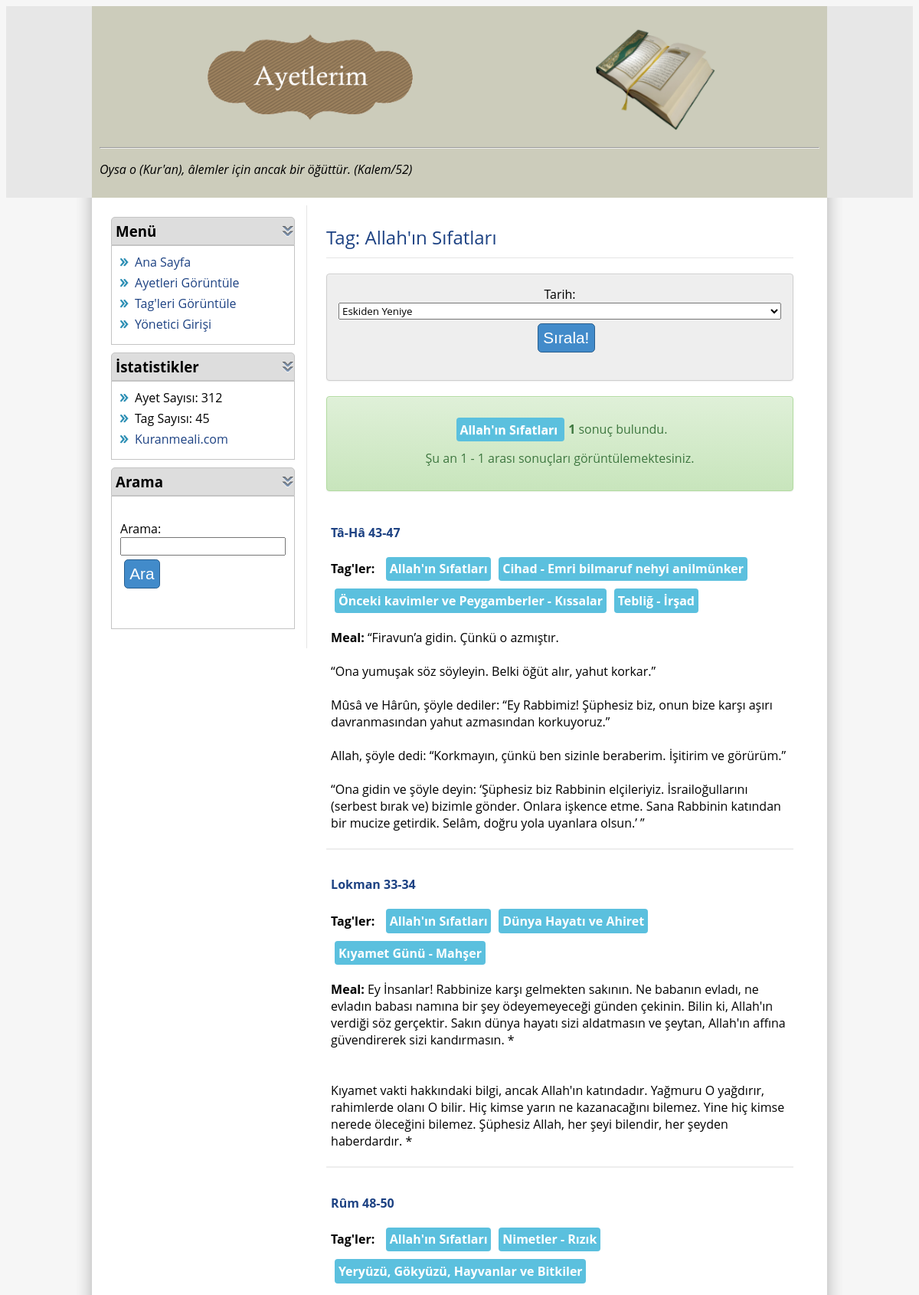
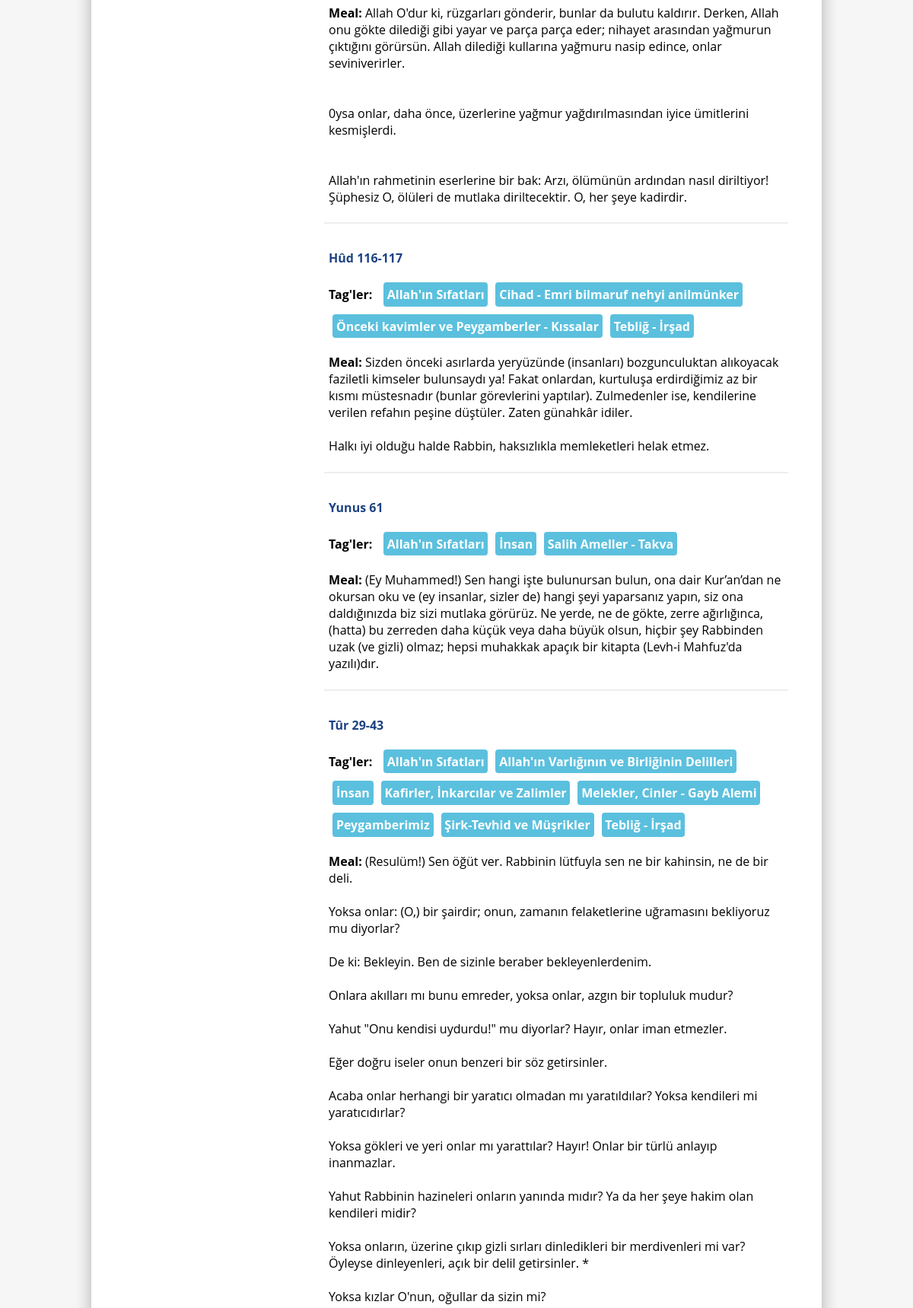
Page /tagler.php?action=tagGoster&tagId=9 (upper part) on the committed database (2 pictures, top to bottom).
### tables this page shows
CREATE TABLE IF NOT EXISTS `tag` (
  `tag_id` int(10) unsigned NOT NULL AUTO_INCREMENT,
  `tarih` int(10) unsigned NOT NULL,
  `tag_adi` varchar(100) DEFAULT NULL,
  PRIMARY KEY (`tag_id`)
);

CREATE TABLE IF NOT EXISTS `ayet` (
  `ayet_id` int(10) unsigned NOT NULL AUTO_INCREMENT,
  `tarih` int(10) unsigned NOT NULL,
  `sure_no` varchar(10) NOT NULL,
  `sure_adi` varchar(20) NOT NULL,
  `ayet_meal` varchar(5000) NOT NULL,
  `ek_not` varchar(5000) DEFAULT NULL,
  PRIMARY KEY (`ayet_id`)
);

### classes/AyetTag.php (called while the page is built, shortened)
<?php
require_once("functions.php");
class AyetTag {
	public static function getAyetListByTag($tag_id, $sahip_oldugu_ayetler = TRUE, $limit = "LIMIT 1000", $order = "tarih DESC")
	{
		$bag = baglan();
		if($sahip_oldugu_ayetler)
		{
			$query = "SELECT SQL_CALC_FOUND_ROWS * FROM ayet, ayet_tag WHERE ayet.ayet_id = ayet_tag.ayet_id AND tag_id = '$tag_id' ORDER BY " . $order . " " . $limit ;
		}
		else
		{
			$query = "SELECT SQL_CALC_FOUND_ROWS ayet_id FROM ayet WHERE ayet_id NOT IN ( SELECT ayet_id FROM ayet_tag WHERE tag_id = '$tag_id' ) ORDER BY " . $order . " " . $limit;
		}
		$result = mysqli_query($bag,$query);
		$list = array();
		while( $data = mysqli_fetch_array($result, MYSQLI_NUM) )
		{
			$list[] = Ayet::getById($data[0]);
		}
		$num = getLastResultNum($bag);
		return $list;
	}
	public static function getTagListByAyet( $ayet_id, $sahip_oldugu_tagler = TRUE, $limit = "LIMIT 1000", $order = "tarih DESC")
	{
		$bag = baglan();
		if($sahip_oldugu_tagler)
		{
			$query = "SELECT SQL_CALC_FOUND_ROWS * FROM tag, ayet_tag WHERE tag.tag_id = ayet_tag.tag_id AND ayet_id = '$ayet_id' ORDER BY " . $order . " " . $limit;
		}
		else
		{
			$query = "SELECT SQL_CALC_FOUND_ROWS tag_id FROM tag WHERE tag_id NOT IN ( SELECT tag_id FROM ayet_tag WHERE ayet_id = '$ayet_id' ) ORDER BY " . $order . " " . $limit;
		}
		$result = mysqli_query($bag,$query);
		$list = array();
		while( $data = mysqli_fetch_array($result, MYSQLI_NUM) )
		{
			$list[] = Tag::getById($data[0]);
		}
		$num = getLastResultNum($bag);
		return $list;
	}
}
?>

### classes/Ayet.php (called while the page is built, shortened)
<?php
class Ayet {
	public function __construct( $data = array() )
	{
		if ( isset($data['ayet_id']) ) $this->ayet_id = (int) $data['ayet_id'];
		if ( isset($data['sure_no'])) $this->sure_no = $data['sure_no'];
		if ( isset($data['sure_adi'])) $this->sure_adi = $data['sure_adi'];
		if ( isset($data['ayet_meal'])) $this->ayet_meal = $data['ayet_meal'];
	}
	public static function getById( $ayet_id )
	{
		$bag = baglan();
		$query = "SELECT * FROM ayet WHERE ayet_id = '$ayet_id'";
		$result = mysqli_query($bag,$query);
		if( mysqli_num_rows($result) > 0 )
		{
			$data = mysqli_fetch_array($result);
			return new Ayet($data);
		}
		else rapor(FALSE, "$ayet_id ID'li ayet bulunamadı.");
	}
}
?>

### functions.php (called while the page is built, shortened)
<?php
function getLastResultNum($baglanti)
{
	$query = "SELECT FOUND_ROWS()";
	$result = mysqli_query($baglanti,$query);
	$result = mysqli_fetch_array($result, MYSQLI_NUM);
	return $result[0];
}
function metin_goster($str)
{
	$str = nl2br($str);
	return $str;
}
?>

### classes/Tag.php (called while the page is built, shortened)
<?php
require_once("functions.php");
class Tag {
	public function __construct($data)
	{
		if(isset($data['tag_id'])) $this->tag_id = $data['tag_id'];
		if(isset($data['tag_adi'])) $this->tag_adi = $data['tag_adi'];
	}
	public static function getById( $tag_id)
	{
		$bag = baglan();
		$query = "SELECT * FROM tag WHERE tag_id = '$tag_id'";
		$result = mysqli_query($bag,$query);
		$data = mysqli_fetch_array($result);
		return new Tag($data);
	}
}
?>

### templates/tagGoster.php (the view, shortened to what this page needs)
<?php include "templates/include/header.php" ?>
	<?php
		$ayetler = $veriler['ayetler'];
		$tagler = $veriler['tagler'];
		$tag = $veriler['tag'];
		$page = $veriler['page'];
		$sonuc_sayisi = $veriler['sonuc_sayisi'];
	?>
	 <div id="content">
	 <div id="title"><?php echo "Tag: " . $tag->tag_adi . ""; ?>
	</div>
	<div class="kutu" id="gri">
	 <form action="tagler.php" method="GET">
	 <label>Tarih:
	 <select name="tarih">
	 <option value="eski">Eskiden Yeniye</option>
	 </select></label>&nbsp;&nbsp;&nbsp;
	 <input type="submit" value="Sırala!" class="button" />
	 </form>
	 </div>
	<?php
	echo "<div class='alert' id='basari'><p><a href=\"tagler.php?action=tagGoster?tagId={$tag->tag_id}\" class='button' id='tag' style='float:none;'> {$tag->tag_adi} </a><strong>" . $sonuc_sayisi . "</strong> sonuç bulundu.</p>";
	if($sonuc_sayisi < ROWS_PER_PAGE)
	{
		$ilk = (($page - 1) * $sonuc_sayisi) + 1;
		$son = $page * $sonuc_sayisi;
	}
	else
	{
		$ilk = (($page - 1) * ROWS_PER_PAGE) + 1;
		$son = $page * ROWS_PER_PAGE;
	}
	echo "<p>Şu an $ilk - $son arası sonuçları görüntülemektesiniz.</p></div>";
	?>
	<?php
	foreach($ayetler as $index => $ayet)
	{
	?>
		<div id="ayet_kucuk">
		<p><strong><?php echo "<a href='ayetler.php?action=ayetGoster&ayetId=" . $ayet->ayet_id . "' class='link'>" . $ayet->sure_adi . " " . $ayet->sure_no . "</a>"?></strong></p>
		<p><div id="tagler-yazisi"><strong>Tag'ler: </strong></div>
			<?php
			foreach($tagler[$index] as $t)
			{
				echo "<a href='tagler.php?action=tagGoster&tagId=" . $t->tag_id . "' class='button' id='tag'>" . $t->tag_adi . "</a>";
			}
			?>
		</p>
		<p><strong>Meal: </strong><?php echo metin_goster($ayet->ayet_meal) ?></p>
		</div>
	<?php
	 }
	?>
	 </div>
<?php include "templates/include/footer.php" ?>

### style.css (style rules this page uses)
body { font-family:'Open Sans','Helvetica'; background-color: #F6F6F6; color: #000; }
div#tagler-yazisi { padding:.3em .3em .3em 0; text-align:center; font-size:1.3em; text-decoration:none; margin:5px 5px 5px 0; font-size:1em; font-weight:bold; float:left; }
#content { width: 610px; padding: 25px; float: left; }
textarea, input[type=text], input[type=password], select { width: 100%; font-family:'Open Sans', 'Helvetica'; }
.kutu { text-shadow: 0 1px 0 rgba(255,255,255,.2); -webkit-box-shadow: inset 0 1px 0 rgba(255,255,255,.25),0 1px 2px rgba(0,0,0,.05); box-shadow: inset 0 1px 0 rgba(255,255,255,.25),0 1px 2px rgba(0,0,0,.05); padding: 15px; margin-bottom: 20px; border: 1px solid transparent; border-radius: 4px; text-align:center; }
#gri.kutu { border-color:#cecece; background-color:#eee; }
#ayet_kucuk { padding:1%; border-bottom: 2px solid #eee; margin-bottom:2%; overflow:hidden; }
.button { border:1px solid #285e8e; font-size:1.3em; text-decoration:none; margin:5px; border-radius: .25em; -moz-border-radius: .25em; -webkit-border-radius: .25em; background-color:#428bca; padding:.3em; color:white; }
#tag.button { font-size:1em; font-weight:bold; background-color:#5bc0de; border-width:0; float:left; }
.alert { text-shadow: 0 1px 0 rgba(255,255,255,.2); -webkit-box-shadow: inset 0 1px 0 rgba(255,255,255,.25),0 1px 2px rgba(0,0,0,.05); box-shadow: inset 0 1px 0 rgba(255,255,255,.25),0 1px 2px rgba(0,0,0,.05); padding: 15px; margin-bottom: 20px; border: 1px solid transparent; border-radius: 4px; text-align:center; }
#basari.alert { color: #3c763d; background-color: #dff0d8; border-color: #d6e9c6; background-image: -webkit-linear-gradient(top,#dff0d8 0,#c8e5bc 100%); background-image: -o-linear-gradient(top,#dff0d8 0,#c8e5bc 100%); background-image: -webkit-gradient(linear,left top,left bottom,from(#dff0d8),to(#c8e5bc)); background-image: linear-gradient(to bottom,#dff0d8 0,#c8e5bc 100%); filter: progid:DXImageTransform.Microsoft.gradient(startColorstr='#ffdff0d8', endColorstr='#ffc8e5bc', GradientType=0); background-repeat: repeat-x; border-color: #b2dba1; }
#title { padding-bottom: 10px; margin-bottom: 20px; border-bottom: 1px solid #E5E5E5; color: #1d4283; font-size: 1.5em; }
.link:link { text-decoration:none; color:#1d4283; font-size:1em; }

### rows in the picture
tag: tag_adi "Allah'ın Sıfatları"
ayet: sure_adi "Tâ-Hâ", sure_no "43-47", ayet_meal "“Firavun’a gidin. Çünkü o azmıştır. “Ona yumuşak söz söyleyin. Belki öğüt alır, yahut korkar.” Mûsâ ve Hârûn, şöyle dediler: “Ey Rabbimiz! Şüphesiz biz, onun bize karşı aşırı davranmasından yahut azmasından korkuyoruz.” Allah, şöyle dedi: “Korkmayın, çünkü ben sizinle beraberim. İşitirim ve görürüm.” “Ona gidin ve şöyle deyin: ‘Şüphesiz biz Rabbinin elçileriyiz. İsrailoğullarını (serbest bırak ve) bizimle gönder. Onlara işkence etme. Sana Rabbinin katından bir mucize getirdik. Selâm, doğru yola uyanlara olsun.’ ”"
tag: tag_adi "Cihad - Emri bilmaruf nehyi anilmünker"
tag: tag_adi "Önceki kavimler ve Peygamberler - Kıssalar"
tag: tag_adi "Tebliğ - İrşad"
ayet: sure_adi "Lokman", sure_no "33-34", ayet_meal "Ey İnsanlar! Rabbinize karşı gelmekten sakının. Ne babanın evladı, ne evladın babası namına bir şey ödeyemeyeceği günden çekinin. Bilin ki, Allah'ın verdiği söz gerçektir. Sakın dünya hayatı sizi aldatmasın ve şeytan, Allah'ın affına güvendirerek sizi kandırmasın. * Kıyamet vakti hakkındaki bilgi, ancak Allah'ın katındadır. Yağmuru O yağdırır, rahimlerde olanı O bilir. Hiç kimse yarın ne kazanacağını bilemez. Yine hiç kimse nerede öleceğini bilemez. Şüphesiz Allah, her şeyi bilendir, her şeyden haberdardır. *"
tag: tag_adi "Dünya Hayatı ve Ahiret"
tag: tag_adi "Kıyamet Günü - Mahşer"
ayet: sure_adi "Rûm", sure_no "48-50", ayet_meal "Allah O'dur ki, rüzgarları gönderir, bunlar da bulutu kaldırır. Derken, Allah onu gökte dilediği gibi yayar ve parça parça eder; nihayet arasından yağmurun çıktığını görürsün. Allah dilediği kullarına yağmuru nasip edince, onlar seviniverirler. 0ysa onlar, daha önce, üzerlerine yağmur yağdırılmasından iyice ümitlerini kesmişlerdi. Allah'ın rahmetinin eserlerine bir bak: Arzı, ölümünün ardından nasıl diriltiyor! Şüphesiz O, ölüleri de mutlaka diriltecektir. O, her şeye kadirdir."
tag: tag_adi "Nimetler - Rızık"
tag: tag_adi "Yeryüzü, Gökyüzü, Hayvanlar ve Bitkiler"
ayet: sure_adi "Hûd", sure_no "116-117", ayet_meal "Sizden önceki asırlarda yeryüzünde (insanları) bozgunculuktan alıkoyacak faziletli kimseler bulunsaydı ya! Fakat onlardan, kurtuluşa erdirdiğimiz az bir kısmı müstesnadır (bunlar görevlerini yaptılar). Zulmedenler ise, kendilerine verilen refahın peşine düştüler. Zaten günahkâr idiler. Halkı iyi olduğu halde Rabbin, haksızlıkla memleketleri helak etmez."
ayet: sure_adi "Yunus", sure_no "61", ayet_meal "(Ey Muhammed!) Sen hangi işte bulunursan bulun, ona dair Kur’an’dan ne okursan oku ve (ey insanlar, sizler de) hangi şeyi yaparsanız yapın, siz ona daldığınızda biz sizi mutlaka görürüz. Ne yerde, ne de gökte, zerre ağırlığınca, (hatta) bu zerreden daha küçük veya daha büyük olsun, hiçbir şey Rabbinden uzak (ve gizli) olmaz; hepsi muhakkak apaçık bir kitapta (Levh-i Mahfuz'da yazılı)dır."
tag: tag_adi "İnsan"
tag: tag_adi "Salih Ameller - Takva"
ayet: sure_adi "Tûr", sure_no "29-43", ayet_meal "(Resulüm!) Sen öğüt ver. Rabbinin lütfuyla sen ne bir kahinsin, ne de bir deli. Yoksa onlar: (O,) bir şairdir; onun, zamanın felaketlerine uğramasını bekliyoruz mu diyorlar? De ki: Bekleyin. Ben de sizinle beraber bekleyenlerdenim. Onlara akılları mı bunu emreder, yoksa onlar, azgın bir topluluk mudur? Yahut \"Onu kendisi uydurdu!\" mu diyorlar? Hayır, onlar iman etmezler. Eğer doğru iseler onun benzeri bir söz getirsinler. Acaba onlar herhangi bir yaratıcı olmadan mı yaratıldılar? Yoksa kendileri mi yaratıcıdırlar? Yoksa gökleri ve yeri onlar mı yarattılar? Hayır! Onlar bir türlü anlayıp inanmazlar. Yahut Rabbinin hazineleri onların yanında mıdır? Ya da her şeye hakim olan kendileri midir?…"
tag: tag_adi "Allah'ın Varlığının ve Birliğinin Delilleri"
tag: tag_adi "Kafirler, İnkarcılar ve Zalimler"
tag: tag_adi "Melekler, Cinler - Gayb Alemi"
tag: tag_adi "Peygamberimiz"
tag: tag_adi "Şirk-Tevhid ve Müşrikler"

### other values in the picture
Ayet::getTotalAyetNumber() "312"
Tag::getTotalTagNumber() "45"
$sonuc_sayisi "1"
$ilk "1"
$son "1"
